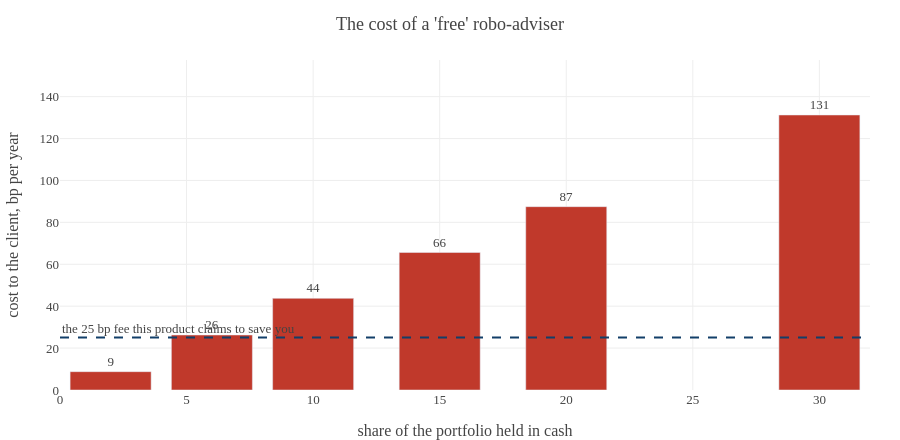

This figure's notebook cell:
### Code cell
fig = go.Figure()
fig.add_trace(go.Bar(x=[f"{w:.0%}" for w in weights], y=drag, marker_color=RED,
                     text=[f"{d:.0f}" for d in drag], textposition='outside', name='cash drag',
                     hovertemplate='cash %{x}<br>%{y:.0f} bp p.a.<extra></extra>'))
fig.add_hline(y=FEE_BP, line=dict(color=NAVY, width=2, dash='dash'),
              annotation_text=f'the {FEE_BP:.0f} bp fee this product claims to save you',
              annotation_position='top left')
fig.update_layout(template=TEMPLATE, height=440, showlegend=False,
                  title_text="The cost of a 'free' robo-adviser",
                  xaxis_title='share of the portfolio held in cash',
                  yaxis_title='cost to the client, bp per year',
                  yaxis_range=[0, drag.max() * 1.2])
fig.show()

### Figure 1 — Plotly figure (JSON) as saved in the notebook; plotly's stock layout.template omitted (floating-point values rounded to 4 significant figures)
{"data": [{"hovertemplate": "cash %{x}<br>%{y:.0f} bp p.a.<extra></extra>", "marker": {"color": "#C0392B"}, "name": "cash drag", "text": ["9", "26", "44", "66", "87", "131"], "textposition": "outside", "type": "bar", "x": ["2%", "6%", "10%", "15%", "20%", "30%"], "y": [8.749, 26.25, 43.75, 65.62, 87.49, 131.2]}], "layout": {"annotations": [{"showarrow": false, "text": "the 25 bp fee this product claims to save you", "x": 0, "xanchor": "left", "xref": "x domain", "y": 25, "yanchor": "bottom", "yref": "y"}], "height": 440, "shapes": [{"line": {"color": "#123F69", "dash": "dash", "width": 2}, "type": "line", "x0": 0, "x1": 1, "xref": "x domain", "y0": 25, "y1": 25, "yref": "y"}], "showlegend": false, "title": {"text": "The cost of a 'free' robo-adviser"}, "xaxis": {"title": {"text": "share of the portfolio held in cash"}}, "yaxis": {"range": [0, 157.5], "title": {"text": "cost to the client, bp per year"}}}}
